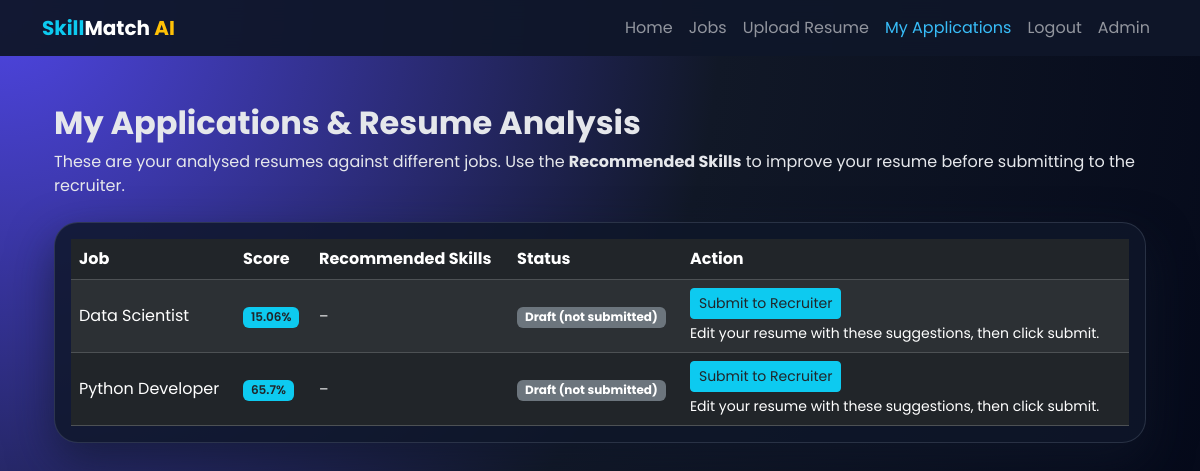
Page /my-applications/ (signed in) on the committed database.
### core/models.py (models this page shows, shortened)
class Score(models.Model):
    STATUS_CHOICES = [
        ("DRAFT", "Draft (for applicant only)"),
        ("SUBMITTED", "Submitted to recruiter"),
        ("SHORTLISTED", "Shortlisted"),
        ("REJECTED", "Rejected"),
    ]
    resume = models.ForeignKey(Resume, on_delete=models.CASCADE)
    job = models.ForeignKey(Job, on_delete=models.CASCADE)
    value = models.FloatField()
    recommended_skills = models.TextField(blank=True, null=True)
    is_shortlisted = models.BooleanField(default=False)  # you already had this
    status = models.CharField(
        max_length=20,
        choices=STATUS_CHOICES,
        default="DRAFT",            # 🔥 important: start as DRAFT
    )

class Job(models.Model):
    title = models.CharField(max_length=100)
    required_skills = models.TextField()   # comma separated: python, django, sql
    description = models.TextField()
    created_by = models.ForeignKey(User, on_delete=models.CASCADE, null=True, blank=True)

### core/views.py (the view)
# urls.py: path("my-applications/", views.my_applications, name="my_applications"),
@login_required
def my_applications(request):
    scores = (
        Score.objects
        .filter(resume__user=request.user)
        .select_related("job", "resume")
        .order_by("-id")   # ✅ FIX: we use -id instead of -created_at
    )
    return render(request, "my_applications.html", {"scores": scores})

### core/templates/my_applications.html (shortened to what this page needs)
{% extends "base.html" %}
{% block content %}
<div class="container py-4">
  <h2 class="mb-2 fw-bold">My Applications & Resume Analysis</h2>
  <p class="text-slate-300 mb-4">
    These are your analysed resumes against different jobs.
    Use the <strong>Recommended Skills</strong> to improve your resume before submitting to the recruiter.
  </p>
  <div class="glass p-3">
    <table class="table table-dark table-striped align-middle mb-0">
      <thead>
        <tr>
          <th>Job</th>
          <th>Score</th>
          <th>Recommended Skills</th>
          <th>Status</th>
          <th>Action</th>
        </tr>
      </thead>
      <tbody>
        {% for s in scores %}
          <tr>
            <td>{{ s.job.title }}</td>
            <td>
              <span class="badge bg-info text-dark fw-semibold">
                {{ s.value }}%
              </span>
            </td>
            <td class="small">
              {{ s.recommended_skills|default:"–" }}
            </td>
            <td>
              {% if s.status == "DRAFT" %}
                <span class="badge bg-secondary">
                  Draft (not submitted)
                </span>
              {% elif s.status == "SUBMITTED" %}
                <span class="badge bg-warning text-dark">
                  Submitted – waiting for review
                </span>
              {% elif s.status == "SHORTLISTED" %}
                <span class="badge bg-success">
                  Shortlisted ✅
                </span>
              {% elif s.status == "REJECTED" %}
                <span class="badge bg-danger">
                  Rejected
                </span>
              {% endif %}
            </td>
            <td>
              {% if s.status == "DRAFT" %}
                <form method="post" action="{% url 'submit_application' s.id %}">
                  <button type="submit" class="btn btn-sm btn-info text-dark">
                    Submit to Recruiter
                  </button>
                </form>
                <div class="small text-slate-400 mt-1">
                  Edit your resume with these suggestions, then click submit.
                </div>
              {% else %}
                <span class="small text-slate-300">
                  No action available
                </span>
              {% endif %}
            </td>
          </tr>
        {% empty %}
          <tr>
            <td colspan="5" class="text-center text-slate-300">
              No analysed applications yet. Upload your resume first.
            </td>
          </tr>
        {% endfor %}
      </tbody>
    </table>
  </div>
</div>
{% endblock %}

### core/templates/base.html (style rules this page uses)
body { font-family: "Poppins", sans-serif; background: radial-gradient(circle at top left, #4f46e5 0, #111827 50%, #020617 100%); color: #e5e7eb; min-height: 100vh; }
.glass { background: rgba(15,23,42,0.85); border-radius: 24px; border: 1px solid rgba(148,163,184,0.2); box-shadow: 0 18px 45px rgba(15,23,42,0.65); }

### rows in the picture
Score: job "Data Scientist", value "15.06", recommended_skills "–", status "Draft (not submitted)", shows "Edit your resume with these suggestions, then click submit."
Score: job "Python Developer", value "65.7", recommended_skills "–", status "Draft (not submitted)", shows "Edit your resume with these suggestions, then click submit."
